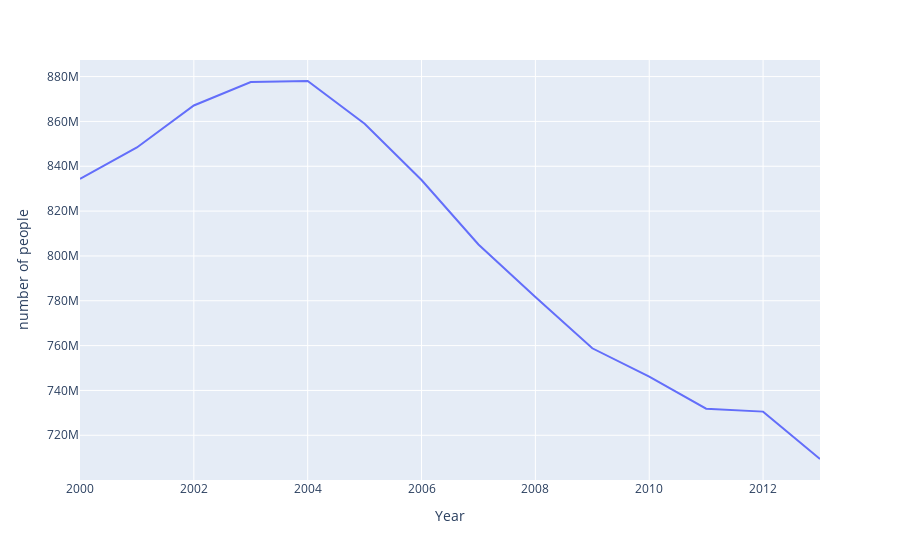

This figure's notebook cell:
### Code cell
fig = px.line(people_hungry, x="Year", y="number of people")
fig.show()

### Figure 1 — Plotly figure (JSON) as saved in the notebook; plotly's stock layout.template omitted (floating-point values rounded to 4 significant figures)
{"data": [{"hovertemplate": "Year=%{x}<br>number of people=%{y}<extra></extra>", "legendgroup": "", "line": {"color": "#636efa", "dash": "solid"}, "mode": "lines", "name": "", "orientation": "v", "showlegend": false, "type": "scatter", "x": [2000, 2001, 2002, 2003, 2004, 2005, 2006, 2007, 2008, 2009, 2010, 2011, 2012, 2013], "xaxis": "x", "y": [834350753, 848394202, 867124750, 877532842, 878033636, 858996621, 833862534, 805094443, 781641479, 758813318, 746117342, 731872314, 730561689, 709420712], "yaxis": "y"}], "layout": {"legend": {"tracegroupgap": 0}, "margin": {"t": 60}, "xaxis": {"anchor": "y", "domain": [0, 1], "title": {"text": "Year"}}, "yaxis": {"anchor": "x", "domain": [0, 1], "title": {"text": "number of people"}}}}
